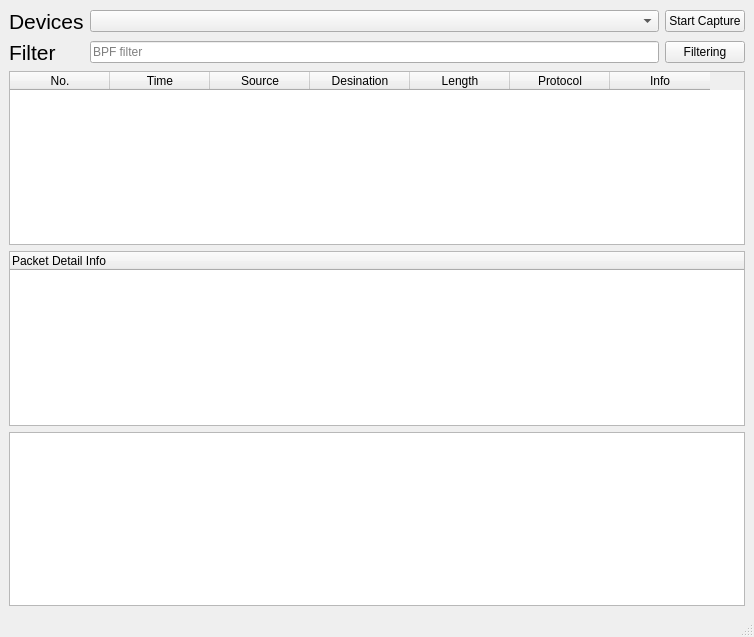
<?xml version="1.0" encoding="UTF-8"?>
<ui version="4.0">
 <class>sniffer</class>
 <widget class="QMainWindow" name="sniffer">
  <property name="geometry">
   <rect>
    <x>0</x>
    <y>0</y>
    <width>754</width>
    <height>637</height>
   </rect>
  </property>
  <property name="windowTitle">
   <string>MainWindow</string>
  </property>
  <widget class="QWidget" name="centralwidget">
   <layout class="QGridLayout" name="gridLayout_5">
    <item row="0" column="1">
     <widget class="QComboBox" name="device_list"/>
    </item>
    <item row="0" column="0">
     <widget class="QLabel" name="label">
      <property name="font">
       <font>
        <pointsize>16</pointsize>
       </font>
      </property>
      <property name="text">
       <string>Devices</string>
      </property>
     </widget>
    </item>
    <item row="1" column="0">
     <widget class="QLabel" name="label_2">
      <property name="font">
       <font>
        <pointsize>16</pointsize>
       </font>
      </property>
      <property name="text">
       <string>Filter</string>
      </property>
     </widget>
    </item>
    <item row="2" column="0" colspan="3">
     <layout class="QGridLayout" name="gridLayout_2">
      <item row="1" column="0">
       <widget class="QTableWidget" name="packet_list">
        <column>
         <property name="text">
          <string>No.</string>
         </property>
        </column>
        <column>
         <property name="text">
          <string>Time</string>
         </property>
        </column>
        <column>
         <property name="text">
          <string>Source</string>
         </property>
        </column>
        <column>
         <property name="text">
          <string>Desination</string>
         </property>
        </column>
        <column>
         <property name="text">
          <string>Length</string>
         </property>
        </column>
        <column>
         <property name="text">
          <string>Protocol</string>
         </property>
        </column>
        <column>
         <property name="text">
          <string>Info</string>
         </property>
        </column>
       </widget>
      </item>
     </layout>
    </item>
    <item row="4" column="0" colspan="3">
     <layout class="QGridLayout" name="gridLayout_4">
      <item row="0" column="0">
       <widget class="QTextEdit" name="packet_binary">
        <property name="readOnly">
         <bool>true</bool>
        </property>
        <property name="html">
         <string>&lt;!DOCTYPE HTML PUBLIC &quot;-//W3C//DTD HTML 4.0//EN&quot; &quot;http://www.w3.org/TR/REC-html40/strict.dtd&quot;&gt;
&lt;html&gt;&lt;head&gt;&lt;meta name=&quot;qrichtext&quot; content=&quot;1&quot; /&gt;&lt;meta charset=&quot;utf-8&quot; /&gt;&lt;style type=&quot;text/css&quot;&gt;
p, li { white-space: pre-wrap; }
hr { height: 1px; border-width: 0; }
li.unchecked::marker { content: &quot;\2610&quot;; }
li.checked::marker { content: &quot;\2612&quot;; }
&lt;/style&gt;&lt;/head&gt;&lt;body style=&quot; font-family:'Microsoft YaHei UI'; font-size:9pt; font-weight:400; font-style:normal;&quot;&gt;
&lt;p align=&quot;center&quot; style=&quot;-qt-paragraph-type:empty; margin-top:0px; margin-bottom:0px; margin-left:0px; margin-right:0px; -qt-block-indent:0; text-indent:0px;&quot;&gt;&lt;br /&gt;&lt;/p&gt;&lt;/body&gt;&lt;/html&gt;</string>
        </property>
       </widget>
      </item>
     </layout>
    </item>
    <item row="1" column="1">
     <widget class="QLineEdit" name="bpf_filter">
      <property name="text">
       <string/>
      </property>
      <property name="placeholderText">
       <string>BPF filter</string>
      </property>
     </widget>
    </item>
    <item row="0" column="2">
     <widget class="QPushButton" name="start_button">
      <property name="text">
       <string>Start Capture</string>
      </property>
     </widget>
    </item>
    <item row="3" column="0" colspan="3">
     <layout class="QGridLayout" name="gridLayout_3">
      <item row="0" column="0">
       <widget class="QTreeWidget" name="packet_detail">
        <column>
         <property name="text">
          <string>Packet Detail Info</string>
         </property>
        </column>
       </widget>
      </item>
     </layout>
    </item>
    <item row="1" column="2">
     <widget class="QPushButton" name="filter_button">
      <property name="text">
       <string>Filtering</string>
      </property>
     </widget>
    </item>
   </layout>
  </widget>
  <widget class="QMenuBar" name="menubar">
   <property name="geometry">
    <rect>
     <x>0</x>
     <y>0</y>
     <width>754</width>
     <height>22</height>
    </rect>
   </property>
  </widget>
  <widget class="QStatusBar" name="statusbar"/>
 </widget>
 <resources/>
 <connections/>
</ui>
